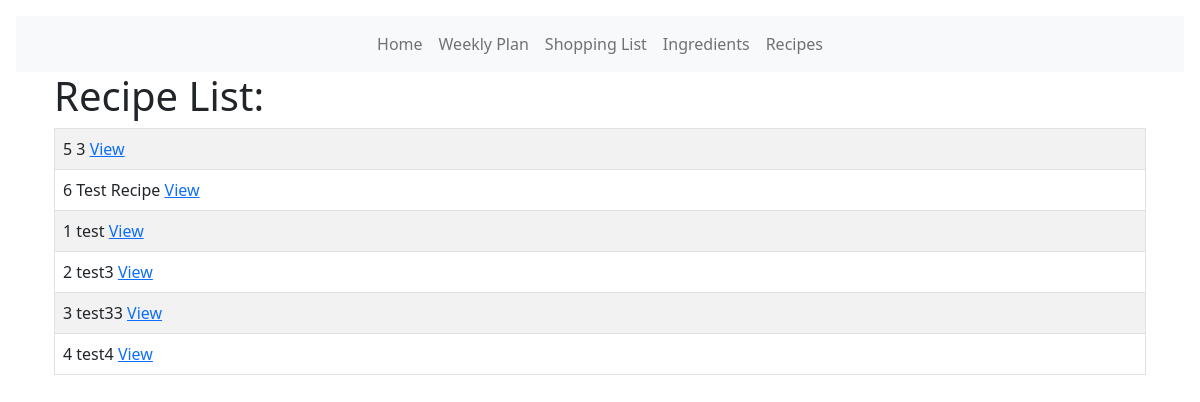
The page /recipe_list on the database its author committed.
### models.py (models this page shows, shortened)
class Recipe(db.Model):
    id = db.Column(db.Integer, primary_key=True)
    name = db.Column(db.String(100))
    course = db.Column(db.String(30))
    servings = db.Column(db.Float)
    serving_size = db.Column(db.String(30))
    protein = db.Column(db.Float)
    carbs = db.Column(db.Float)
    fat = db.Column(db.Float)
    fiber = db.Column(db.Float)
    sugar = db.Column(db.Float)
    calories = db.Column(db.Float)
    total_cost = db.Column(db.Float)

### main.py (the view)
@app.route("/recipe_list")
def recipe_list():
    recipe_list = Recipe.query.order_by(Recipe.name)
    return render_template("recipe_list.html", recipe_list=recipe_list)

### templates/recipe_list.html (shortened to what this page needs)
<!DOCTYPE html>
<html lang="en">
  <head>
    <link
      href="{{ url_for('static', filename='css/select2.css') }}"
      rel="stylesheet"
    />
    {% extends 'base.html' %} {% block content %}
  </head>
  <body>
    <div class="container">
      <h1>Recipe List:</h1>
      <table class="table table-hover table-bordered table-striped">
        {% for recipe_table in recipe_list %}
        <tr>
          <td>{{recipe_table.id}} {{recipe_table.name}} <a href="{{url_for('recipe', id=recipe_table.id)}}">
            View</td>
        </tr>
        {% endfor %}
      </table>
    </div>
  </body>
  {% endblock %}

### rows shown on the page
Recipe: id "5", name "3"
Recipe: id "6", name "Test Recipe"
Recipe: id "1", name "test"
Recipe: id "2", name "test3"
Recipe: id "3", name "test33"
Recipe: id "4", name "test4"
